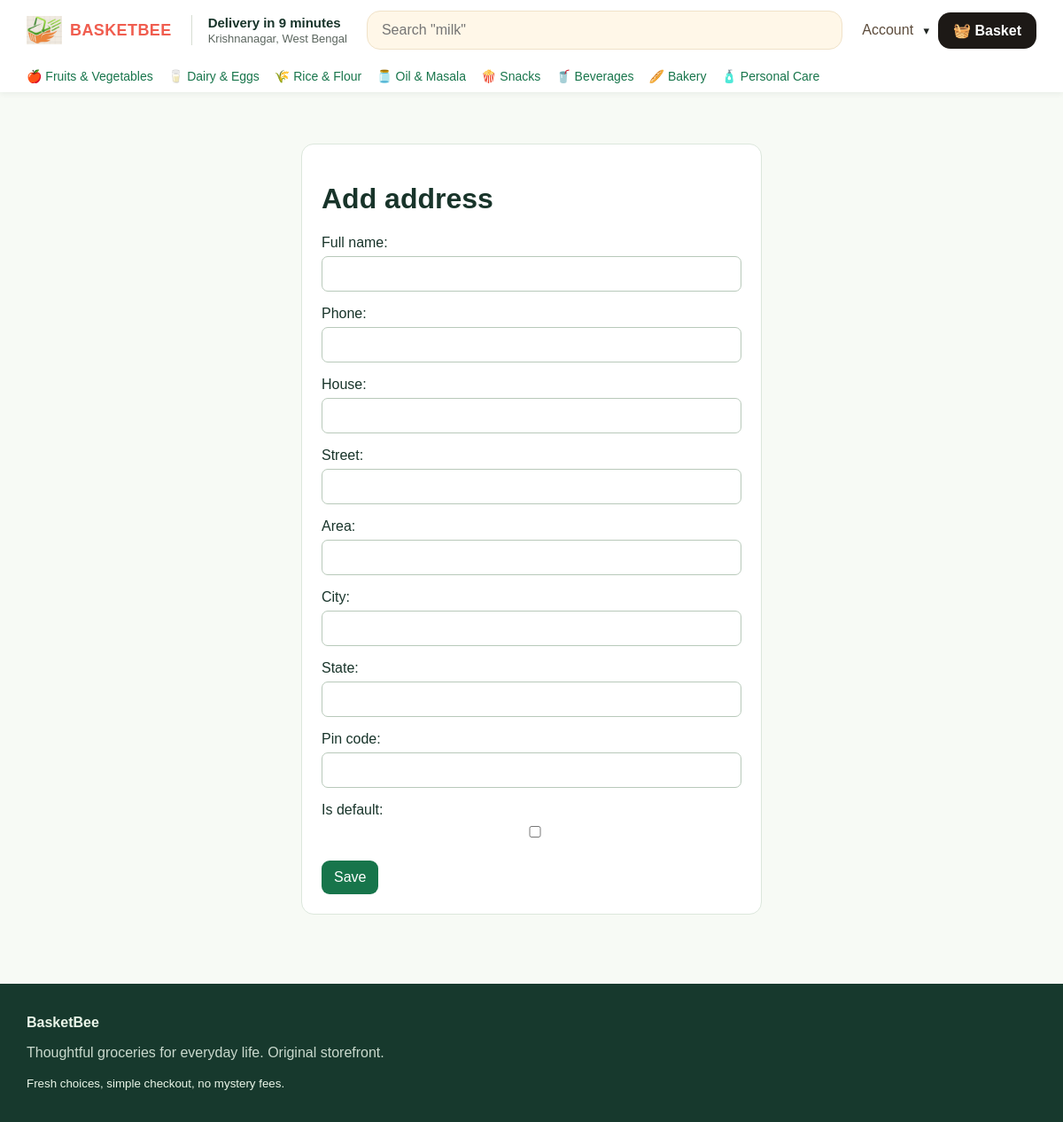
Screenshot of /address/add/ (signed in) with the database file from the repository.
### store/models.py (models this page shows, shortened)
class Category(models.Model):
    name = models.CharField(
        max_length=100,
        unique=True
    )
    slug = models.SlugField(
        unique=True,
        blank=True
    )
    icon = models.CharField(
        max_length=12,
        default='🛍️'
    )

### store/views.py (the view)
@login_required
def address_form(request, pk=None):
    address = (
        get_object_or_404(Address, pk=pk, user=request.user)
        if pk else None
    )
    form = AddressForm(request.POST or None, instance=address)
    if request.method == "POST" and form.is_valid():
        obj = form.save(commit=False)
        obj.user = request.user
        obj.save()
        return redirect("profile")
    return render(request, "form_page.html", {
        "form": form,
        "title": "Edit address" if address else "Add address",
    })

### store/forms.py
class AddressForm(forms.ModelForm):
    class Meta: model=Address; fields=('full_name','phone','house','street','area','city','state','pin_code','is_default')

### store/context_processors.py (called while the page is built)
def site_data(request):
    cart=request.session.get('cart', {})
    return {'nav_categories': __import__('store.models',fromlist=['Category']).Category.objects.all()[:8], 'cart_count':sum(cart.values())}

### templates/form_page.html (shortened to what this page needs)
{% extends 'base.html' %}
{% block content %}
<div class="auth card">
    <h1>{{ title }}</h1>
    <form method="post" class="form">
        {{ form.as_p }}
        <button class="button">Save</button>
    </form>
</div>
{% endblock %}

### templates/includes/navbar.html (shortened to what this page needs)
{% load static %}
<header class="site-header">
    <div class="topbar wrap">
        <a class="brand" href="{% url 'home' %}">
            <img
                class="brand-logo"
                src="{% static 'images/logo.png' %}"
                alt="BasketBee Logo"
            >
            <span>BASKETBEE</span>
        </a>
        <div class="delivery">
            <strong>Delivery in 9 minutes</strong>
            <small>Krishnanagar, West Bengal</small>
        </div>
        <form class="top-search" action="{% url 'products' %}">
            <input
    id="searchInput"
    name="q"
    value="{{ request.GET.q }}"
    aria-label="Search groceries"
    placeholder='Search "rice"'
>
        </form>
        <nav class="top-actions">
            {% if user.is_authenticated %}
                <details class="account-menu">
                    <summary class="login-action">
                        Account
                    </summary>
                </details>
            {% else %}
                <a class="login-action" href="{% url 'login' %}">
                    Login
                </a>
            {% endif %}
            <a class="basket-action" href="{% url 'cart' %}">
                <span>🧺</span>
                Basket
            </a>
        </nav>
    </div>
    <div class="category-nav wrap">
        {% for c in nav_categories %}
            <a href="{% url 'category' c.slug %}">
                {{ c.icon }} {{ c.name }}
            </a>
        {% endfor %}
    </div>
</header>

### static/css/style.css (style rules this page uses)
:root { --green:#17754b; --lime:#dff3a8; --ink:#18342a; --muted:#66766e; --paper:#f7faf5; --line:#dce7dc }
* { box-sizing:border-box }
body { margin:0; font:16px Arial,sans-serif; color:var(--ink); background:var(--paper) }
.wrap { max-width:1180px; margin:auto; padding-left:20px; padding-right:20px }
header { background:white; border-bottom:1px solid var(--line) }
.brand { font-size:25px; font-weight:800; color:var(--green); text-decoration:none }
.brand span { color:#e6a824 }
nav { display:flex; gap:13px; align-items:center }
a { color:var(--green); text-decoration:none }
nav a { white-space:nowrap }
.cart-link,.button { background:var(--green); color:white; padding:10px 14px; border-radius:9px }
.category-nav { display:flex; gap:17px; overflow:auto; padding-top:10px; padding-bottom:10px; white-space:nowrap; font-size:14px }
.categories a,.card,.product-card { background:white; border:1px solid var(--line); border-radius:14px }
.outline,button { padding:8px 12px; border-radius:7px; cursor:pointer; font:inherit }
.button { display:inline-block; border:0; margin-top:7px }
.card { padding:22px }
.auth { max-width:520px; margin:30px auto }
.form p { display:grid; gap:6px }
.form input,.form select,.form textarea,input,select { padding:10px; border:1px solid #b8c9ba; border-radius:7px; font:inherit; width:100% }

### static/css/topbar.css (style rules this page uses)
.site-header { box-shadow:0 1px 7px rgba(24,52,42,.08); border-bottom:0 }
.topbar { min-height:68px; display:flex; align-items:center; gap:22px }
.topbar .brand { display:flex; align-items:center; gap:9px; font-size:18px; letter-spacing:.4px; color:#f05d4f }
.topbar .brand span { color:#f05d4f }
.delivery { padding-left:18px; border-left:1px solid #d7ddd3; display:grid; gap:2px; white-space:nowrap }
.delivery strong { font-size:15px }
.delivery small { font-size:13px; color:#5c665f }
.top-search { flex:1 }
.top-search input { width:100%; background:#fff7e8; border:1px solid #f0e2c8; border-radius:15px; padding:12px 16px; min-width:170px }
.top-actions { display:flex; align-items:center; gap:10px; white-space:nowrap }
.admin-action,.login-action { padding:10px 15px; border:1px solid #eadfcf; border-radius:13px; color:#5c4b3b; background:#fff }
.account-menu { position:relative }
.account-menu summary { list-style:none; cursor:pointer }
.account-menu .login-action { border:0; background:transparent; padding-left:0; padding-right:0 }
.account-menu summary::after { content:'▾'; display:inline-block; margin-left:7px; color:#1f2522; font-size:13px }
.basket-action { padding:11px 17px; border-radius:14px; background:#1d1916; color:#fff; font-weight:bold }
.brand { display: flex; align-items: center; gap: 10px; text-decoration: none; }
.brand-logo { width: 40px; height: 40px; object-fit: contain; display: block; }
.top-search input { transition: all 0.3s ease; }
.top-search input::placeholder { opacity: 1; transition: opacity 0.2s ease; }

### rows the page displays
Category: icon "🍎", name "Fruits & Vegetables"
Category: icon "🥛", name "Dairy & Eggs"
Category: icon "🌾", name "Rice & Flour"
Category: icon "🫙", name "Oil & Masala"
Category: icon "🍿", name "Snacks"
Category: icon "🥤", name "Beverages"
Category: icon "🥖", name "Bakery"
Category: icon "🧴", name "Personal Care"

### other values shown
{{ title }} "Add address"
